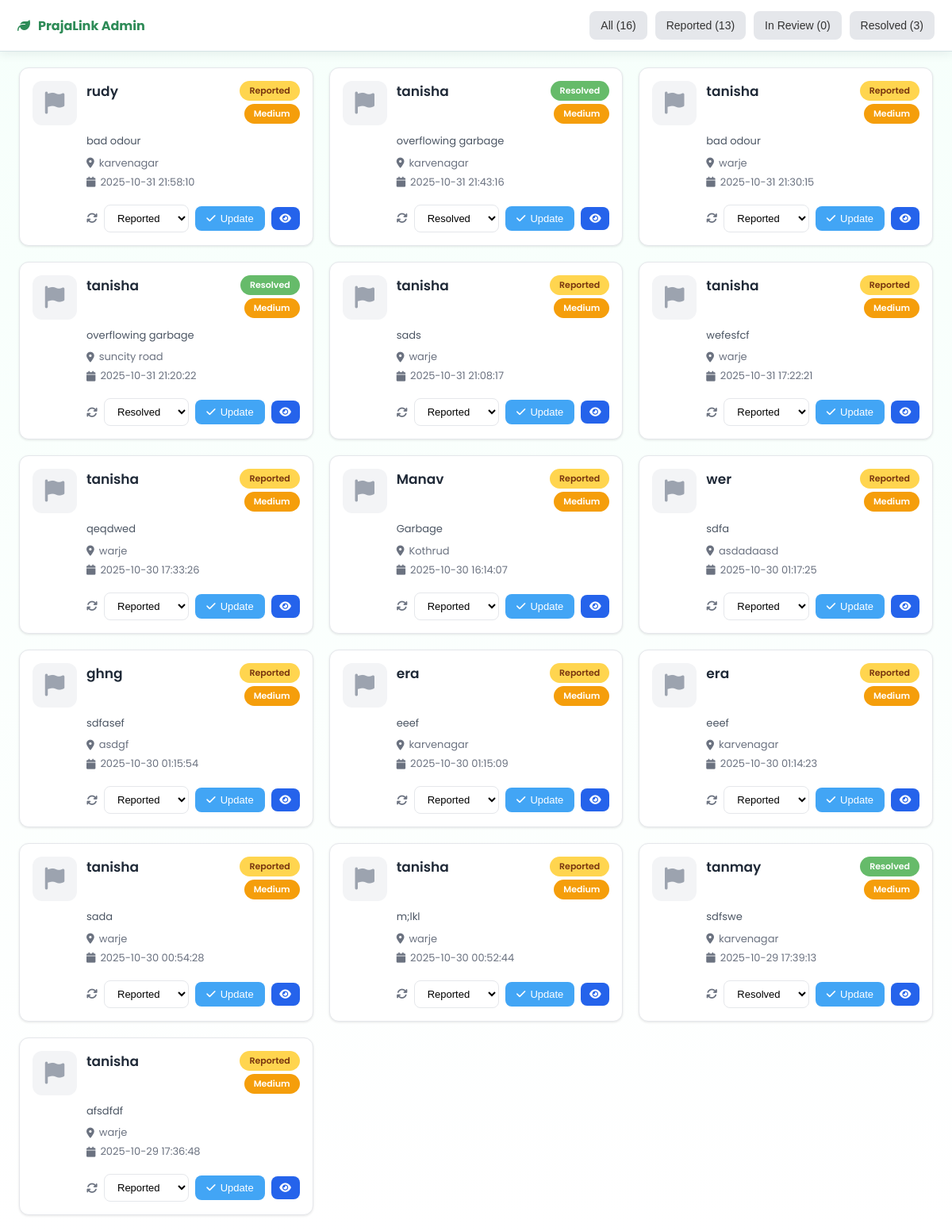
Page /admin-dashboard (signed in) on the earlier database version.
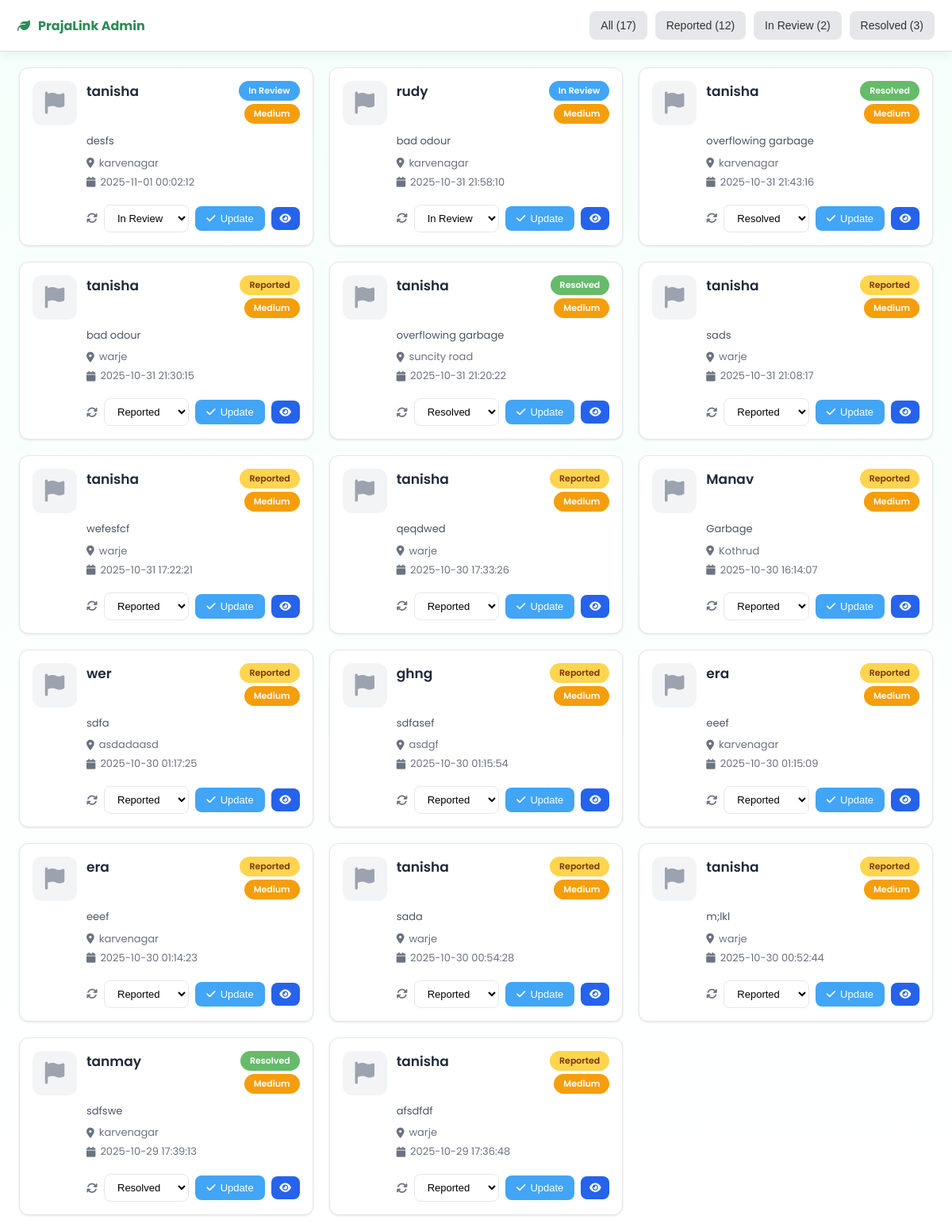
Same page on the later database version.
### tables this page shows
CREATE TABLE reports (
        id INTEGER PRIMARY KEY AUTOINCREMENT,
        name TEXT,
        location TEXT,
        description TEXT,
        image_path TEXT,
        severity TEXT,
        coverage REAL,
        preview_path TEXT,
        status TEXT DEFAULT "Pending",
        created_at TEXT
    , latitude REAL, longitude REAL);

### app.py (the view)
@app.route("/admin-dashboard")
def admin_dashboard():
    if "employee" not in session:
        return redirect(url_for("employee"))
    try:
        conn = sqlite3.connect("reports.db")
        conn.row_factory = sqlite3.Row
        cur = conn.cursor()
        cur.execute("SELECT * FROM reports ORDER BY created_at DESC")
        reports = cur.fetchall()
        status_counts = {"all": len(reports), "Reported": 0, "In Review": 0, "Resolved": 0}
        for report in reports:
            raw_status = report['status'] or 'Pending'
            display_status = 'Reported' if raw_status == 'Pending' else raw_status
            if display_status in status_counts:
                status_counts[display_status] += 1
        conn.close()
    except Exception as e:
        print("⚠️ Error loading reports for admin dashboard:", e)
        reports = []
        status_counts = {"all": 0, "Reported": 0, "In Review": 0, "Resolved": 0}
    return render_template("admin_dashboard.html", reports=reports, status_counts=status_counts)

### templates/admin_dashboard.html (shortened to what this page needs)
<!DOCTYPE html>
<html lang="en">
<head>
  <link rel="stylesheet" href="https://cdnjs.cloudflare.com/ajax/libs/font-awesome/6.5.2/css/all.min.css" />
  <link rel="stylesheet" href="{{ url_for('static', filename='css/admin_dashboard.css') }}">
</head>
<body>
  <header class="navbar">
    <div class="brand"><i class="fa-solid fa-leaf"></i> PrajaLink Admin</div>
    <nav class="tabs" role="tablist">
      <button class="tab active" data-filter="all">All ({{ status_counts.all }})</button>
      <button class="tab" data-filter="Reported">Reported ({{ status_counts.Reported }})</button>
      <button class="tab" data-filter="In Review">In Review ({{ status_counts['In Review'] }})</button>
      <button class="tab" data-filter="Resolved">Resolved ({{ status_counts.Resolved }})</button>
    </nav>
  </header>
  <main class="container" id="cards">
    {% for r in reports %}
    {% set raw_status = r['status'] or 'Pending' %}
    {% set display_status = 'Reported' if raw_status == 'Pending' else raw_status %}
    {% set severity = r['severity'] or 'Medium' %}
    <article class="card" data-status="{{ display_status }}" data-id="{{ r['id'] }}">
      <div class="card__icon">
        <i class="fa-solid fa-{{ 'trash-can' if 'garbage' in (r['name'] or '')|lower or 'trash' in (r['name'] or '')|lower else 'droplet' if 'drain' in (r['name'] or '')|lower or 'water' in (r['name'] or '')|lower else 'cloud' if 'air' in (r['name'] or '')|lower else 'flag' }}"></i>
      </div>
      <div class="card__content">
        <header class="card__header">
          <h3 class="card__title">{{ r['name'] or 'Untitled Report' }}</h3>
          <div class="card__badges">
            <span class="badge badge--{{ display_status | lower | replace(' ', '-') }}">{{ display_status }}</span>
            <span class="badge badge--severity badge--severity-{{ severity | lower }}">{{ severity }}</span>
          </div>
        </header>
        <div class="card__body">
          <p class="desc">{{ (r['description'] or '')[:100] }}{% if (r['description'] or '')|length > 100 %}...{% endif %}</p>
          <div class="card__meta">
            <p class="meta"><i class="fa-solid fa-location-dot"></i> {{ r['location'] }}</p>
            <p class="meta"><i class="fa-solid fa-calendar"></i> {{ r['created_at'] }}</p>
          </div>
        </div>
        <footer class="card__footer">
          <div class="card__actions">
            <label class="status-control">
              <i class="fa-solid fa-arrows-rotate"></i>
              <select class="status-select">
                <option value="Reported" {{ 'selected' if display_status=='Reported' else '' }}>Reported</option>
                <option value="In Review" {{ 'selected' if display_status=='In Review' else '' }}>In Review</option>
                <option value="Resolved" {{ 'selected' if display_status=='Resolved' else '' }}>Resolved</option>
              </select>
            </label>
            <button class="btn btn--update" data-id="{{ r['id'] }}"><i class="fa-solid fa-check"></i> Update</button>
            <a href="{{ url_for('report_details', report_id=r['id']) }}" class="btn btn--view-small"><i class="fa-solid fa-eye"></i></a>
          </div>
        </footer>
      </div>
    </article>
    {% else %}
      <p class="no-data">No reports found.</p>
    {% endfor %}
  </main>
</body>
</html>

### static/css/admin_dashboard.css (style rules this page uses)
:root { --green:#2E8B57; --lime:#00C853; --accent:#A8E6CF; --text:#333333; --border:#D6E3E6; --bg:#F5F5F5; --radius:14px; --shadow:0 3px 12px rgba(20,38,47,.08); --shadow-lg:0 8px 24px rgba(20,38,47,.12); }
* { box-sizing: border-box; }
body { margin:0; font-family:'Poppins','Nunito Sans',system-ui,-apple-system,"Segoe UI",Roboto,Arial,sans-serif; color:var(--text); background: linear-gradient(180deg, #F6FFFB 0%, #FFFFFF 100%); }
.navbar { display:flex; align-items:center; justify-content:space-between; gap:20px; padding:14px 22px; background:#fff; border-bottom:1px solid var(--border); box-shadow: var(--shadow); }
.brand { font-weight:700; color:var(--green); display:flex; align-items:center; gap:10px; }
.tabs { display:flex; gap:10px; flex-wrap:wrap; }
.tab { border:none; background:#e5e7eb; color:var(--text); padding:10px 14px; border-radius:8px; cursor:pointer; transition:all .3s ease; font-size:14px; }
.tab.active { background:#e5e7eb; border:none; color:var(--text); }
.container { width:min(1400px,96%); margin:20px auto; display:grid; gap:20px; grid-template-columns: repeat(auto-fill, minmax(300px, 1fr)); }
.card { background:#fff; border:1px solid #e5e7eb; border-radius: 12px; box-shadow: 0 1px 3px rgba(0,0,0,0.1); padding:16px; transition: transform .25s ease, box-shadow .25s ease; display:flex; gap:12px; }
.card__icon { min-width:56px; height:56px; display:flex; align-items:center; justify-content:center; background:#f3f4f6; border-radius:12px; font-size:28px; color:#9ca3af; }
.card__content { flex:1; display:flex; flex-direction:column; gap:10px; }
.card__header { display:flex; align-items:flex-start; justify-content:space-between; gap:8px; margin-bottom:2px; }
.card__title { margin:0; font-size:17px; font-weight:600; color:#1f2937; }
.card__badges { display:flex; flex-direction:column; gap:4px; align-items:flex-end; }
.badge { padding:4px 12px; border-radius:999px; font-size:11px; font-weight:600; color:#fff; white-space:nowrap; }
.badge--reported { background:#FFD54F; color:#78350f; }
.badge--in-review { background:#42A5F5; }
.badge--resolved { background:#66BB6A; }
.badge--severity-medium { background:#f59e0b; }
.card__body { flex:1; display:flex; flex-direction:column; gap:8px; }
.desc { margin:0; color:#4b5563; font-size:13px; line-height:1.5; }
.card__meta { display:flex; flex-direction:column; gap:4px; }
.meta { margin:0; color:#6b7280; font-size:13px; display:flex; align-items:center; gap:6px; }
.card__footer { margin-top:8px; }
.card__actions { display:flex; align-items:center; gap:8px; }
.status-control { display:flex; align-items:center; gap:8px; flex:1; }
.status-control i { color:#6b7280; font-size:14px; }
.status-select { flex:1; padding:8px 12px; border-radius:8px; border:1px solid #e5e7eb; background:#fff; font-size:13px; }
.btn { display:inline-flex; align-items:center; gap:6px; padding:8px 14px; border-radius:8px; border:none; background:#2563eb; color:#fff; cursor:pointer; transition:all .3s ease; font-size:13px; font-weight:500; text-decoration:none; text-align:center; white-space:nowrap; }
.btn--update { background:#42A5F5; }
.btn--view-small { padding:8px; min-width:36px; justify-content:center; }

Differences in the rows shown:
added reports: name "tanisha", status "In Review", severity "Medium", description "desfs", location "karvenagar", created_at "2025-11-01 00:02:12"
changed reports "rudy": status "Reported" → "In Review"; value "Reported" → "In Review"
Other differences:
{{ status_counts.all }}: "16" → "17"
{{ status_counts.Reported }}: "13" → "12"
{{ status_counts['In Review'] }}: "0" → "2"
